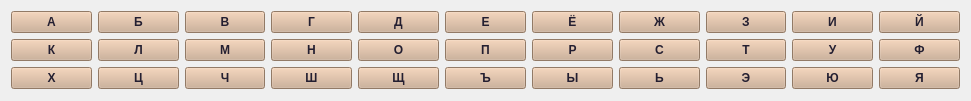
  <widget class="QWidget" name="layoutWidget">
   <property name="geometry">
    <rect>
     <x>13</x>
     <y>640</y>
     <width>971</width>
     <height>101</height>
    </rect>
   </property>
   <layout class="QVBoxLayout" name="verticalLayout">
    <property name="spacing">
     <number>6</number>
    </property>
    <item>
     <layout class="QHBoxLayout" name="horizontalLayout">
      <item>
       <widget class="QPushButton" name="let1">
        <property name="font">
         <font>
          <bold>true</bold>
         </font>
        </property>
        <property name="cursor">
         <cursorShape>PointingHandCursor</cursorShape>
        </property>
        <property name="styleSheet">
         <string notr="true">background-color: rgb(205, 171, 143);
color: rgb(36, 31, 49);</string>
        </property>
        <property name="text">
         <string>А</string>
        </property>
       </widget>
      </item>
      <item>
       <widget class="QPushButton" name="let2">
        <property name="font">
         <font>
          <bold>true</bold>
         </font>
        </property>
        <property name="cursor">
         <cursorShape>PointingHandCursor</cursorShape>
        </property>
        <property name="styleSheet">
         <string notr="true">background-color: rgb(205, 171, 143);
color: rgb(36, 31, 49);</string>
        </property>
        <property name="text">
         <string>Б</string>
        </property>
       </widget>
      </item>
      <item>
       <widget class="QPushButton" name="let3">
        <property name="font">
         <font>
          <bold>true</bold>
         </font>
        </property>
        <property name="cursor">
         <cursorShape>PointingHandCursor</cursorShape>
        </property>
        <property name="styleSheet">
         <string notr="true">background-color: rgb(205, 171, 143);
color: rgb(36, 31, 49);</string>
        </property>
        <property name="text">
         <string>В</string>
        </property>
       </widget>
      </item>
      <item>
       <widget class="QPushButton" name="let4">
        <property name="font">
         <font>
          <bold>true</bold>
         </font>
        </property>
        <property name="cursor">
         <cursorShape>PointingHandCursor</cursorShape>
        </property>
        <property name="styleSheet">
         <string notr="true">background-color: rgb(205, 171, 143);
color: rgb(36, 31, 49);</string>
        </property>
        <property name="text">
         <string>Г</string>
        </property>
       </widget>
      </item>
      <item>
       <widget class="QPushButton" name="let5">
        <property name="font">
         <font>
          <bold>true</bold>
         </font>
        </property>
        <property name="cursor">
         <cursorShape>PointingHandCursor</cursorShape>
        </property>
        <property name="styleSheet">
         <string notr="true">background-color: rgb(205, 171, 143);
color: rgb(36, 31, 49);</string>
        </property>
        <property name="text">
         <string>Д</string>
        </property>
       </widget>
      </item>
      <item>
       <widget class="QPushButton" name="let6">
        <property name="font">
         <font>
          <bold>true</bold>
         </font>
        </property>
        <property name="cursor">
         <cursorShape>PointingHandCursor</cursorShape>
        </property>
        <property name="styleSheet">
         <string notr="true">background-color: rgb(205, 171, 143);
color: rgb(36, 31, 49);</string>
        </property>
        <property name="text">
         <string>Е</string>
        </property>
       </widget>
      </item>
      <item>
       <widget class="QPushButton" name="let7">
        <property name="font">
         <font>
          <bold>true</bold>
         </font>
        </property>
        <property name="cursor">
         <cursorShape>PointingHandCursor</cursorShape>
        </property>
        <property name="styleSheet">
         <string notr="true">background-color: rgb(205, 171, 143);
color: rgb(36, 31, 49);</string>
        </property>
        <property name="text">
         <string>Ё</string>
        </property>
       </widget>
      </item>
      <item>
       <widget class="QPushButton" name="let8">
        <property name="font">
         <font>
          <bold>true</bold>
         </font>
        </property>
        <property name="cursor">
         <cursorShape>PointingHandCursor</cursorShape>
        </property>
        <property name="styleSheet">
         <string notr="true">background-color: rgb(205, 171, 143);
color: rgb(36, 31, 49);</string>
        </property>
        <property name="text">
         <string>Ж</string>
        </property>
       </widget>
      </item>
      <item>
       <widget class="QPushButton" name="let9">
        <property name="font">
         <font>
          <bold>true</bold>
         </font>
        </property>
        <property name="cursor">
         <cursorShape>PointingHandCursor</cursorShape>
        </property>
        <property name="styleSheet">
         <string notr="true">background-color: rgb(205, 171, 143);
color: rgb(36, 31, 49);</string>
        </property>
        <property name="text">
         <string>З</string>
        </property>
       </widget>
      </item>
      <item>
       <widget class="QPushButton" name="let10">
        <property name="font">
         <font>
          <bold>true</bold>
         </font>
        </property>
        <property name="cursor">
         <cursorShape>PointingHandCursor</cursorShape>
        </property>
        <property name="styleSheet">
         <string notr="true">background-color: rgb(205, 171, 143);
color: rgb(36, 31, 49);</string>
        </property>
        <property name="text">
         <string>И</string>
        </property>
       </widget>
      </item>
      <item>
       <widget class="QPushButton" name="let11">
        <property name="font">
         <font>
          <bold>true</bold>
         </font>
        </property>
        <property name="cursor">
         <cursorShape>PointingHandCursor</cursorShape>
        </property>
        <property name="styleSheet">
         <string notr="true">background-color: rgb(205, 171, 143);
color: rgb(36, 31, 49);</string>
        </property>
        <property name="text">
         <string>Й</string>
        </property>
       </widget>
      </item>
     </layout>
    </item>
    <item>
     <layout class="QHBoxLayout" name="horizontalLayout_2">
      <item>
       <widget class="QPushButton" name="let12">
        <property name="font">
         <font>
          <bold>true</bold>
         </font>
        </property>
        <property name="cursor">
         <cursorShape>PointingHandCursor</cursorShape>
        </property>
        <property name="styleSheet">
         <string notr="true">background-color: rgb(205, 171, 143);
color: rgb(36, 31, 49);</string>
        </property>
        <property name="text">
         <string>К</string>
        </property>
       </widget>
      </item>
      <item>
       <widget class="QPushButton" name="let13">
        <property name="font">
         <font>
          <bold>true</bold>
         </font>
        </property>
        <property name="cursor">
         <cursorShape>PointingHandCursor</cursorShape>
        </property>
        <property name="styleSheet">
         <string notr="true">background-color: rgb(205, 171, 143);
color: rgb(36, 31, 49);</string>
        </property>
        <property name="text">
         <string>Л</string>
        </property>
       </widget>
      </item>
      <item>
       <widget class="QPushButton" name="let14">
        <property name="font">
         <font>
          <bold>true</bold>
         </font>
        </property>
        <property name="cursor">
         <cursorShape>PointingHandCursor</cursorShape>
        </property>
        <property name="styleSheet">
         <string notr="true">background-color: rgb(205, 171, 143);
color: rgb(36, 31, 49);</string>
        </property>
        <property name="text">
         <string>М</string>
        </property>
       </widget>
      </item>
      <item>
       <widget class="QPushButton" name="let15">
        <property name="font">
         <font>
          <bold>true</bold>
         </font>
        </property>
        <property name="cursor">
         <cursorShape>PointingHandCursor</cursorShape>
        </property>
        <property name="styleSheet">
         <string notr="true">background-color: rgb(205, 171, 143);
color: rgb(36, 31, 49);</string>
        </property>
        <property name="text">
         <string>Н</string>
        </property>
       </widget>
      </item>
      <item>
       <widget class="QPushButton" name="let16">
        <property name="font">
         <font>
          <bold>true</bold>
         </font>
        </property>
        <property name="cursor">
         <cursorShape>PointingHandCursor</cursorShape>
        </property>
        <property name="styleSheet">
         <string notr="true">background-color: rgb(205, 171, 143);
color: rgb(36, 31, 49);</string>
        </property>
        <property name="text">
         <string>О</string>
        </property>
       </widget>
      </item>
      <item>
       <widget class="QPushButton" name="let17">
        <property name="font">
         <font>
          <bold>true</bold>
         </font>
        </property>
        <property name="cursor">
         <cursorShape>PointingHandCursor</cursorShape>
        </property>
        <property name="styleSheet">
         <string notr="true">background-color: rgb(205, 171, 143);
color: rgb(36, 31, 49);</string>
        </property>
        <property name="text">
         <string>П</string>
        </property>
       </widget>
      </item>
      <item>
       <widget class="QPushButton" name="let18">
        <property name="font">
         <font>
          <bold>true</bold>
         </font>
        </property>
        <property name="cursor">
         <cursorShape>PointingHandCursor</cursorShape>
        </property>
        <property name="styleSheet">
         <string notr="true">background-color: rgb(205, 171, 143);
color: rgb(36, 31, 49);</string>
        </property>
        <property name="text">
         <string>Р</string>
        </property>
       </widget>
      </item>
      <item>
       <widget class="QPushButton" name="let19">
        <property name="font">
         <font>
          <bold>true</bold>
         </font>
        </property>
        <property name="cursor">
         <cursorShape>PointingHandCursor</cursorShape>
        </property>
        <property name="styleSheet">
         <string notr="true">background-color: rgb(205, 171, 143);
color: rgb(36, 31, 49);</string>
        </property>
        <property name="text">
         <string>С</string>
        </property>
       </widget>
      </item>
      <item>
       <widget class="QPushButton" name="let20">
        <property name="font">
         <font>
          <bold>true</bold>
         </font>
        </property>
        <property name="cursor">
         <cursorShape>PointingHandCursor</cursorShape>
        </property>
        <property name="styleSheet">
         <string notr="true">background-color: rgb(205, 171, 143);
color: rgb(36, 31, 49);</string>
        </property>
        <property name="text">
         <string>Т</string>
        </property>
       </widget>
      </item>
      <item>
       <widget class="QPushButton" name="let21">
        <property name="font">
         <font>
          <bold>true</bold>
         </font>
        </property>
        <property name="cursor">
         <cursorShape>PointingHandCursor</cursorShape>
        </property>
        <property name="styleSheet">
         <string notr="true">background-color: rgb(205, 171, 143);
color: rgb(36, 31, 49);</string>
        </property>
        <property name="text">
         <string>У</string>
        </property>
       </widget>
      </item>
      <item>
       <widget class="QPushButton" name="let22">
        <property name="font">
         <font>
          <bold>true</bold>
         </font>
        </property>
        <property name="cursor">
         <cursorShape>PointingHandCursor</cursorShape>
        </property>
        <property name="styleSheet">
         <string notr="true">background-color: rgb(205, 171, 143);
color: rgb(36, 31, 49);</string>
        </property>
        <property name="text">
         <string>Ф</string>
        </property>
       </widget>
      </item>
     </layout>
    </item>
    <item>
     <layout class="QHBoxLayout" name="horizontalLayout_3">
      <item>
       <widget class="QPushButton" name="let23">
        <property name="font">
         <font>
          <bold>true</bold>
         </font>
        </property>
        <property name="cursor">
         <cursorShape>PointingHandCursor</cursorShape>
        </property>
        <property name="styleSheet">
         <string notr="true">background-color: rgb(205, 171, 143);
color: rgb(36, 31, 49);</string>
        </property>
        <property name="text">
         <string>Х</string>
        </property>
       </widget>
      </item>
      <item>
       <widget class="QPushButton" name="let24">
        <property name="font">
         <font>
          <bold>true</bold>
         </font>
        </property>
        <property name="cursor">
         <cursorShape>PointingHandCursor</cursorShape>
        </property>
        <property name="styleSheet">
         <string notr="true">background-color: rgb(205, 171, 143);
color: rgb(36, 31, 49);</string>
        </property>
        <property name="text">
         <string>Ц</string>
        </property>
       </widget>
      </item>
      <item>
       <widget class="QPushButton" name="let25">
        <property name="font">
         <font>
          <bold>true</bold>
         </font>
        </property>
        <property name="cursor">
         <cursorShape>PointingHandCursor</cursorShape>
        </property>
        <property name="styleSheet">
         <string notr="true">background-color: rgb(205, 171, 143);
color: rgb(36, 31, 49);</string>
        </property>
        <property name="text">
         <string>Ч</string>
        </property>
       </widget>
      </item>
      <item>
       <widget class="QPushButton" name="let26">
        <property name="font">
         <font>
          <bold>true</bold>
         </font>
        </property>
        <property name="cursor">
         <cursorShape>PointingHandCursor</cursorShape>
        </property>
        <property name="styleSheet">
         <string notr="true">background-color: rgb(205, 171, 143);
color: rgb(36, 31, 49);</string>
        </property>
        <property name="text">
         <string>Ш</string>
        </property>
       </widget>
      </item>
      <item>
       <widget class="QPushButton" name="let27">
        <property name="font">
         <font>
          <bold>true</bold>
         </font>
        </property>
        <property name="cursor">
         <cursorShape>PointingHandCursor</cursorShape>
        </property>
        <property name="styleSheet">
         <string notr="true">background-color: rgb(205, 171, 143);
color: rgb(36, 31, 49);</string>
        </property>
        <property name="text">
         <string>Щ</string>
        </property>
       </widget>
      </item>
      <item>
       <widget class="QPushButton" name="let28">
        <property name="font">
         <font>
          <bold>true</bold>
         </font>
        </property>
        <property name="cursor">
         <cursorShape>PointingHandCursor</cursorShape>
        </property>
        <property name="styleSheet">
         <string notr="true">background-color: rgb(205, 171, 143);
color: rgb(36, 31, 49);</string>
        </property>
        <property name="text">
         <string>Ъ</string>
        </property>
       </widget>
      </item>
      <item>
       <widget class="QPushButton" name="let29">
        <property name="font">
         <font>
          <bold>true</bold>
         </font>
        </property>
        <property name="cursor">
         <cursorShape>PointingHandCursor</cursorShape>
        </property>
        <property name="styleSheet">
         <string notr="true">background-color: rgb(205, 171, 143);
color: rgb(36, 31, 49);</string>
        </property>
        <property name="text">
         <string>Ы</string>
        </property>
       </widget>
      </item>
      <item>
       <widget class="QPushButton" name="let30">
        <property name="font">
         <font>
          <bold>true</bold>
         </font>
        </property>
        <property name="cursor">
         <cursorShape>PointingHandCursor</cursorShape>
        </property>
        <property name="styleSheet">
         <string notr="true">background-color: rgb(205, 171, 143);
color: rgb(36, 31, 49);</string>
        </property>
        <property name="text">
         <string>Ь</string>
        </property>
       </widget>
      </item>
      <item>
       <widget class="QPushButton" name="let31">
        <property name="font">
         <font>
          <bold>true</bold>
         </font>
        </property>
        <property name="cursor">
         <cursorShape>PointingHandCursor</cursorShape>
        </property>
        <property name="styleSheet">
         <string notr="true">background-color: rgb(205, 171, 143);
color: rgb(36, 31, 49);</string>
        </property>
        <property name="text">
         <string>Э</string>
        </property>
       </widget>
      </item>
      <item>
       <widget class="QPushButton" name="let32">
        <property name="font">
         <font>
          <bold>true</bold>
         </font>
        </property>
        <property name="cursor">
         <cursorShape>PointingHandCursor</cursorShape>
        </property>
        <property name="styleSheet">
         <string notr="true">background-color: rgb(205, 171, 143);
color: rgb(36, 31, 49);</string>
        </property>
        <property name="text">
         <string>Ю</string>
        </property>
       </widget>
      </item>
      <item>
       <widget class="QPushButton" name="let33">
        <property name="font">
         <font>
          <bold>true</bold>
         </font>
        </property>
        <property name="cursor">
         <cursorShape>PointingHandCursor</cursorShape>
        </property>
        <property name="styleSheet">
         <string notr="true">background-color: rgb(205, 171, 143);
color: rgb(36, 31, 49);</string>
        </property>
        <property name="text">
         <string>Я</string>
        </property>
       </widget>
      </item>
     </layout>
    </item>
   </layout>
  </widget>
